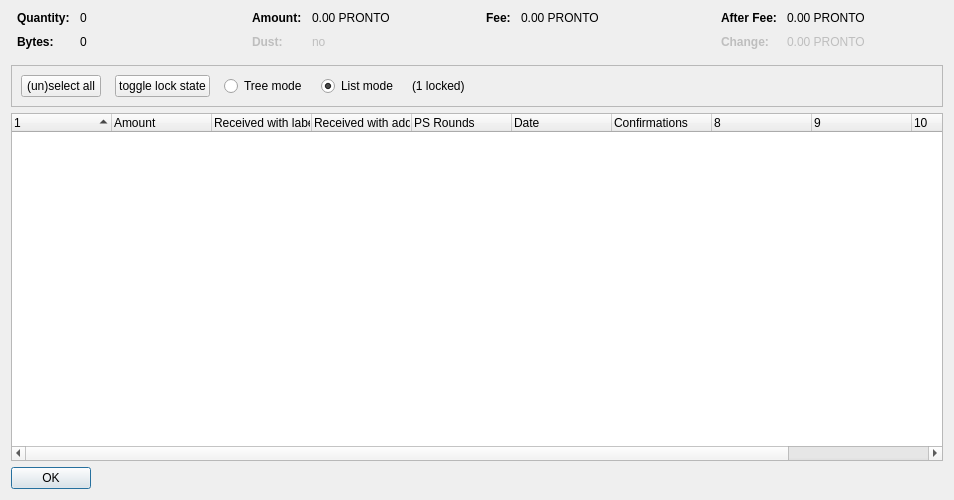
<?xml version="1.0" encoding="UTF-8"?>
<ui version="4.0">
 <class>CoinControlDialog</class>
 <widget class="QDialog" name="CoinControlDialog">
  <property name="geometry">
   <rect>
    <x>0</x>
    <y>0</y>
    <width>954</width>
    <height>500</height>
   </rect>
  </property>
  <property name="windowTitle">
   <string>Coin Selection</string>
  </property>
  <layout class="QVBoxLayout" name="verticalLayout">
   <item>
    <layout class="QHBoxLayout" name="horizontalLayoutTop" stretch="0,0,0,0">
     <property name="topMargin">
      <number>0</number>
     </property>
     <property name="bottomMargin">
      <number>10</number>
     </property>
     <item>
      <layout class="QFormLayout" name="formLayoutCoinControl1">
       <property name="horizontalSpacing">
        <number>10</number>
       </property>
       <property name="verticalSpacing">
        <number>10</number>
       </property>
       <property name="leftMargin">
        <number>6</number>
       </property>
       <property name="rightMargin">
        <number>6</number>
       </property>
       <item row="0" column="0">
        <widget class="QLabel" name="labelCoinControlQuantityText">
         <property name="font">
          <font>
           <weight>75</weight>
           <bold>true</bold>
          </font>
         </property>
         <property name="text">
          <string>Quantity:</string>
         </property>
        </widget>
       </item>
       <item row="0" column="1">
        <widget class="QLabel" name="labelCoinControlQuantity">
         <property name="cursor">
          <cursorShape>IBeamCursor</cursorShape>
         </property>
         <property name="contextMenuPolicy">
          <enum>Qt::ActionsContextMenu</enum>
         </property>
         <property name="text">
          <string notr="true">0</string>
         </property>
         <property name="textInteractionFlags">
          <set>Qt::LinksAccessibleByMouse|Qt::TextSelectableByKeyboard|Qt::TextSelectableByMouse</set>
         </property>
        </widget>
       </item>
       <item row="1" column="0">
        <widget class="QLabel" name="labelCoinControlBytesText">
         <property name="font">
          <font>
           <weight>75</weight>
           <bold>true</bold>
          </font>
         </property>
         <property name="text">
          <string>Bytes:</string>
         </property>
        </widget>
       </item>
       <item row="1" column="1">
        <widget class="QLabel" name="labelCoinControlBytes">
         <property name="cursor">
          <cursorShape>IBeamCursor</cursorShape>
         </property>
         <property name="contextMenuPolicy">
          <enum>Qt::ActionsContextMenu</enum>
         </property>
         <property name="text">
          <string notr="true">0</string>
         </property>
         <property name="textInteractionFlags">
          <set>Qt::LinksAccessibleByMouse|Qt::TextSelectableByKeyboard|Qt::TextSelectableByMouse</set>
         </property>
        </widget>
       </item>
      </layout>
     </item>
     <item>
      <layout class="QFormLayout" name="formLayoutCoinControl2">
       <property name="horizontalSpacing">
        <number>10</number>
       </property>
       <property name="verticalSpacing">
        <number>10</number>
       </property>
       <property name="leftMargin">
        <number>6</number>
       </property>
       <property name="rightMargin">
        <number>6</number>
       </property>
       <item row="0" column="0">
        <widget class="QLabel" name="labelCoinControlAmountText">
         <property name="font">
          <font>
           <weight>75</weight>
           <bold>true</bold>
          </font>
         </property>
         <property name="text">
          <string>Amount:</string>
         </property>
        </widget>
       </item>
       <item row="0" column="1">
        <widget class="QLabel" name="labelCoinControlAmount">
         <property name="cursor">
          <cursorShape>IBeamCursor</cursorShape>
         </property>
         <property name="contextMenuPolicy">
          <enum>Qt::ActionsContextMenu</enum>
         </property>
         <property name="text">
          <string notr="true">0.00 PRONTO</string>
         </property>
         <property name="textInteractionFlags">
          <set>Qt::LinksAccessibleByMouse|Qt::TextSelectableByKeyboard|Qt::TextSelectableByMouse</set>
         </property>
        </widget>
       </item>
       <item row="1" column="0">
        <widget class="QLabel" name="labelCoinControlLowOutputText">
         <property name="enabled">
          <bool>false</bool>
         </property>
         <property name="font">
          <font>
           <weight>75</weight>
           <bold>true</bold>
          </font>
         </property>
         <property name="text">
          <string>Dust:</string>
         </property>
        </widget>
       </item>
       <item row="1" column="1">
        <widget class="QLabel" name="labelCoinControlLowOutput">
         <property name="enabled">
          <bool>false</bool>
         </property>
         <property name="cursor">
          <cursorShape>IBeamCursor</cursorShape>
         </property>
         <property name="contextMenuPolicy">
          <enum>Qt::ActionsContextMenu</enum>
         </property>
         <property name="text">
          <string notr="true">no</string>
         </property>
         <property name="textInteractionFlags">
          <set>Qt::LinksAccessibleByMouse|Qt::TextSelectableByKeyboard|Qt::TextSelectableByMouse</set>
         </property>
        </widget>
       </item>
      </layout>
     </item>
     <item>
      <layout class="QFormLayout" name="formLayoutCoinControl3">
       <property name="horizontalSpacing">
        <number>10</number>
       </property>
       <property name="verticalSpacing">
        <number>10</number>
       </property>
       <property name="leftMargin">
        <number>6</number>
       </property>
       <property name="rightMargin">
        <number>6</number>
       </property>
       <item row="0" column="0">
        <widget class="QLabel" name="labelCoinControlFeeText">
         <property name="font">
          <font>
           <weight>75</weight>
           <bold>true</bold>
          </font>
         </property>
         <property name="text">
          <string>Fee:</string>
         </property>
        </widget>
       </item>
       <item row="0" column="1">
        <widget class="QLabel" name="labelCoinControlFee">
         <property name="cursor">
          <cursorShape>IBeamCursor</cursorShape>
         </property>
         <property name="contextMenuPolicy">
          <enum>Qt::ActionsContextMenu</enum>
         </property>
         <property name="text">
          <string notr="true">0.00 PRONTO</string>
         </property>
         <property name="textInteractionFlags">
          <set>Qt::LinksAccessibleByMouse|Qt::TextSelectableByKeyboard|Qt::TextSelectableByMouse</set>
         </property>
        </widget>
       </item>
      </layout>
     </item>
     <item>
      <layout class="QFormLayout" name="formLayoutCoinControl4">
       <property name="horizontalSpacing">
        <number>10</number>
       </property>
       <property name="verticalSpacing">
        <number>10</number>
       </property>
       <property name="leftMargin">
        <number>6</number>
       </property>
       <property name="rightMargin">
        <number>6</number>
       </property>
       <item row="0" column="0">
        <widget class="QLabel" name="labelCoinControlAfterFeeText">
         <property name="font">
          <font>
           <weight>75</weight>
           <bold>true</bold>
          </font>
         </property>
         <property name="text">
          <string>After Fee:</string>
         </property>
        </widget>
       </item>
       <item row="0" column="1">
        <widget class="QLabel" name="labelCoinControlAfterFee">
         <property name="cursor">
          <cursorShape>IBeamCursor</cursorShape>
         </property>
         <property name="contextMenuPolicy">
          <enum>Qt::ActionsContextMenu</enum>
         </property>
         <property name="text">
          <string notr="true">0.00 PRONTO</string>
         </property>
         <property name="textInteractionFlags">
          <set>Qt::LinksAccessibleByMouse|Qt::TextSelectableByKeyboard|Qt::TextSelectableByMouse</set>
         </property>
        </widget>
       </item>
       <item row="1" column="0">
        <widget class="QLabel" name="labelCoinControlChangeText">
         <property name="enabled">
          <bool>false</bool>
         </property>
         <property name="font">
          <font>
           <weight>75</weight>
           <bold>true</bold>
          </font>
         </property>
         <property name="text">
          <string>Change:</string>
         </property>
        </widget>
       </item>
       <item row="1" column="1">
        <widget class="QLabel" name="labelCoinControlChange">
         <property name="enabled">
          <bool>false</bool>
         </property>
         <property name="cursor">
          <cursorShape>IBeamCursor</cursorShape>
         </property>
         <property name="contextMenuPolicy">
          <enum>Qt::ActionsContextMenu</enum>
         </property>
         <property name="text">
          <string notr="true">0.00 PRONTO</string>
         </property>
         <property name="textInteractionFlags">
          <set>Qt::LinksAccessibleByMouse|Qt::TextSelectableByKeyboard|Qt::TextSelectableByMouse</set>
         </property>
        </widget>
       </item>
      </layout>
     </item>
    </layout>
   </item>
   <item>
    <widget class="QFrame" name="frame">
     <property name="minimumSize">
      <size>
       <width>0</width>
       <height>40</height>
      </size>
     </property>
     <property name="frameShape">
      <enum>QFrame::StyledPanel</enum>
     </property>
     <property name="frameShadow">
      <enum>QFrame::Sunken</enum>
     </property>
     <layout class="QHBoxLayout" name="horizontalLayout">
      <item>
       <layout class="QHBoxLayout" name="horizontalLayoutPanel" stretch="0,0,0,0,0,0">
        <property name="spacing">
         <number>14</number>
        </property>
        <item>
         <widget class="QPushButton" name="pushButtonSelectAll">
          <property name="sizePolicy">
           <sizepolicy hsizetype="Maximum" vsizetype="Fixed">
            <horstretch>0</horstretch>
            <verstretch>0</verstretch>
           </sizepolicy>
          </property>
          <property name="text">
           <string>(un)select all</string>
          </property>
          <property name="autoDefault">
           <bool>false</bool>
          </property>
         </widget>
        </item>
        <item>
         <widget class="QPushButton" name="pushButtonToggleLock">
          <property name="sizePolicy">
           <sizepolicy hsizetype="Maximum" vsizetype="Fixed">
            <horstretch>0</horstretch>
            <verstretch>0</verstretch>
           </sizepolicy>
          </property>
          <property name="text">
           <string>toggle lock state</string>
          </property>
          <property name="autoDefault">
           <bool>false</bool>
          </property>
         </widget>
        </item>
        <item>
         <widget class="QRadioButton" name="radioTreeMode">
          <property name="sizePolicy">
           <sizepolicy hsizetype="Maximum" vsizetype="Fixed">
            <horstretch>0</horstretch>
            <verstretch>0</verstretch>
           </sizepolicy>
          </property>
          <property name="text">
           <string>Tree mode</string>
          </property>
         </widget>
        </item>
        <item>
         <widget class="QRadioButton" name="radioListMode">
          <property name="sizePolicy">
           <sizepolicy hsizetype="Maximum" vsizetype="Fixed">
            <horstretch>0</horstretch>
            <verstretch>0</verstretch>
           </sizepolicy>
          </property>
          <property name="text">
           <string>List mode</string>
          </property>
          <property name="checked">
           <bool>true</bool>
          </property>
         </widget>
        </item>
        <item>
         <widget class="QLabel" name="labelLocked">
          <property name="text">
           <string>(1 locked)</string>
          </property>
         </widget>
        </item>
        <item>
         <spacer name="horizontalSpacer">
          <property name="orientation">
           <enum>Qt::Horizontal</enum>
          </property>
          <property name="sizeHint" stdset="0">
           <size>
            <width>40</width>
            <height>20</height>
           </size>
          </property>
         </spacer>
        </item>
       </layout>
      </item>
     </layout>
    </widget>
   </item>
   <item>
    <widget class="CoinControlTreeWidget" name="treeWidget">
     <property name="contextMenuPolicy">
      <enum>Qt::CustomContextMenu</enum>
     </property>
     <property name="sortingEnabled">
      <bool>false</bool>
     </property>
     <property name="columnCount">
      <number>11</number>
     </property>
     <attribute name="headerShowSortIndicator" stdset="0">
      <bool>true</bool>
     </attribute>
     <attribute name="headerStretchLastSection">
      <bool>false</bool>
     </attribute>
     <column>
      <property name="text">
       <string/>
      </property>
     </column>
     <column>
      <property name="text">
       <string>Amount</string>
      </property>
     </column>
     <column>
      <property name="text">
       <string>Received with label</string>
      </property>
     </column>
     <column>
      <property name="text">
       <string>Received with address</string>
      </property>
     </column>
     <column>
      <property name="text">
       <string>PS Rounds</string>
      </property>
     </column>
     <column>
      <property name="text">
       <string>Date</string>
      </property>
     </column>
     <column>
      <property name="text">
       <string>Confirmations</string>
      </property>
      <property name="toolTip">
       <string>Confirmed</string>
      </property>
     </column>
     <column>
      <property name="text">
       <string/>
      </property>
     </column>
     <column>
      <property name="text">
       <string/>
      </property>
     </column>
     <column>
      <property name="text">
       <string/>
      </property>
     </column>
     <column>
      <property name="text">
       <string/>
      </property>
     </column>
    </widget>
   </item>
   <item>
    <widget class="QDialogButtonBox" name="buttonBox">
     <property name="sizePolicy">
      <sizepolicy hsizetype="Maximum" vsizetype="Fixed">
       <horstretch>0</horstretch>
       <verstretch>0</verstretch>
      </sizepolicy>
     </property>
     <property name="orientation">
      <enum>Qt::Horizontal</enum>
     </property>
     <property name="standardButtons">
      <set>QDialogButtonBox::Ok</set>
     </property>
    </widget>
   </item>
  </layout>
 </widget>
 <customwidgets>
  <customwidget>
   <class>CoinControlTreeWidget</class>
   <extends>QTreeWidget</extends>
   <header>coincontroltreewidget.h</header>
  </customwidget>
 </customwidgets>
 <resources/>
 <connections/>
</ui>
